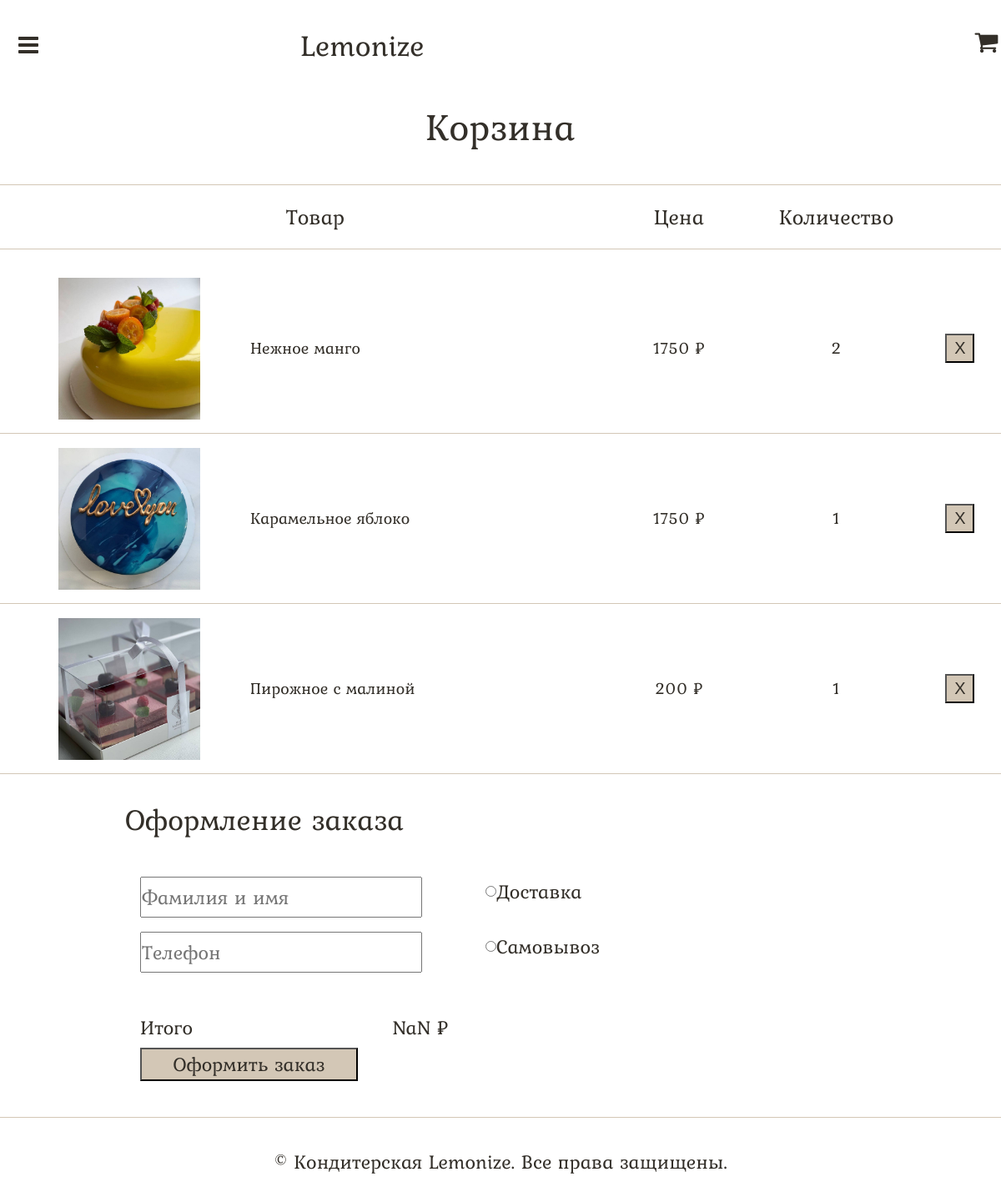
Page /PaymentPage on the committed database.
### main/models.py (models this page shows, shortened)
class Basket(models.Model):
    product_id = models.ForeignKey(Product, on_delete=models.CASCADE)
    count = models.IntegerField('Количество', default=1)

class Product(models.Model):
    title = models.CharField('Название', max_length=50)
    type = models.CharField('Тип', max_length=50)
    price = models.IntegerField('Цена')
    image = models.TextField('Путь до фото')

### main/views.py (the view, shortened to what this page needs)
# urls.py: path('PaymentPage', views.PaymentPage, name='payment')
def PaymentPage(request):
    title = 'Корзина'
    basket = Basket.objects.all()
    logger.error('Загрузка страницы корзины и оплаты')
    return render(request, 'main/PaymentPage.html', {'title': title, 'basket': basket})

### main/templates/main/PaymentPage.html (shortened to what this page needs)
{% extends 'main/base.html' %}
{% block link_css %}
	<link rel="stylesheet" type="text/css" href="static/main/css/PaymentPage.css?v=29">
{% endblock %}
{% block content %}
<body>
	<main>
		<div class="subtitle">
			<p>{{ title }}</p>
		</div>
		<div class="table">
			<table class="cart" cellspacing="0" id="cart">
				<thead>
	                <tr>
	                    <td>Товар</td>
	                    <td>Цена</td>
	                    <td>Количество</td>
	                    <td></td>
	                </tr>
            	</thead>
            	<tbody>
            		{% for el in basket %}
            		<tr class="product">
            			<td>
            				<div class="photo_and_name">
            					<div class="photo">
            					<img src="{{ el.product_id.image }}" alt="">
            					</div>
            					<p class="name">{{ el.product_id.title }}</p>
            				</div>
            			</td>
            			<td>
            				<p class="price" id="price">{{ el.product_id.price }} ₽</p>
            			</td>
            			<td>
            				<p class="count" id="count" name="count">{{ el.count }}
            				</p>
            			</td>
            			<td>
            				<form method="post">
            					<button type="submit" class="delete" name="product_delete">X</button>
            				</form>
            			</td>
            		</tr>
            		{% endfor %}
            	</tbody>
			</table>
		</div>
		<div class="payment">
			<div class="subtitle">
				<p>Оформление заказа</p>
			</div>
			<form method="post">
				<div class="input_data">
					<div class="name_and_phone">
						<input type="text" name="name" placeholder="Фамилия и имя" id="name_and_phone" class="input_text" required>
						<input type="tel" name="phone" maxlength="11" placeholder="Телефон" id="name_and_phone" class="input_text" required>
					</div>
					<div class="delivery">
						<div class="button">
							<p><input type="radio" name="delivery" id="delivery" value="Доставка" required>Доставка</p>
						</div>
						<div class="button">
							<p><input type="radio" name="delivery" id="pickup" value="Самовывоз">Самовывоз</p>
						</div>
					</div>
				</div>
				<div class="total">
					<p>Итого</p>
					<input type="text" name="total_sum" id="total_sum" value="0 ₽" readonly>
				</div>
				<button type="submit" class="payment_button" name="order">Оформить заказ
				</button>
			</form>
	</main>
{% endblock %}

### main/static/main/css/PaymentPage.css (style rules this page uses)
* { margin: 0; padding: 0; }
body { font-family: Kurale, 'Comic Sans MS'; color: #332F29; }
main { width: 100%; position: relative; margin-bottom: 30px; }
.subtitle { position: relative; width: 180px; height: 68px; left: 50%; margin-left: -90px; margin-top: 37px; margin-bottom: 35px; font-style: normal; font-weight: normal; font-size: 46px; line-height: 68px; display: flex; align-items: center; text-align: center; color: #332F29; }
table { position: relative; width: 100%; border-top: 1px solid; border-color: #D3C7B6; margin-bottom: none; }
thead { position: relative; height: 77px; font-style: normal; font-weight: normal; font-size: 26px; line-height: 53px; text-align: center; }
td { border-bottom: 1px solid #D3C7B6; }
.product { position: relative; height: 204px; top: 17px; font-style: normal; font-weight: normal; font-size: 20px; line-height: 35px; color: #332F29; }
.photo_and_name { position: relative; display: flex; left: 70px; }
.photo { position: relative; width: 170px; height: 170px; background: gray; margin-right: 30px; }
.photo img { width: 170px; height: 170px; }
.name { position: relative; left: 30px; display: flex; align-items: center; text-align: center; }
.price { position: relative; text-align: center; }
.count { position: relative; text-align: center; }
.total { position: relative; text-align: center; }
.delete { position: relative; justify-content: center; font-size: 20px; text-align: center; color: #332F29; background: #D3C7B6; width: 35px; height: 35px; cursor: pointer; }
.payment { position: relative; width: 100%; margin-bottom: 20px; height: 361px; }
.payment .subtitle { position: relative; width: 334px; left: 20%; font-style: normal; font-weight: normal; font-size: 36px; line-height: 53px; display: flex; align-items: center; text-align: center; }
.input_data { position: relative; display: flex; margin-left: 14%; height: 130px; }
.name_and_phone { position: relative; width: 334px; height: 107px; }
#name_and_phone { width: 334px; height: 45px; font-size: 24px; font-family: Kurale; font-style: normal; font-weight: normal; line-height: 35px; color: #332F29; }
.input_text { margin-bottom: 17px; }
.delivery { position: relative; width: 219px; }
.delivery .button { width: 196px; height: 46px; margin-bottom: 20px; }
#delivery, #pickup { position: relative; }
.delivery .button p { position: relative; left: 80px; font-style: normal; font-weight: normal; font-size: 24px; display: flex; align-items: center; text-align: center; color: #332F29; }
.payment .total { position: relative; top: 33px; display: flex; font-style: normal; font-weight: normal; font-size: 24px; line-height: 35px; display: flex; align-items: center; text-align: center; }
.payment .total p { margin-left: 14%; }
#total_sum { font-family: 'Kurale'; text-align: right; border: none; font-size: 24px; color: #332F29; }
.payment_button { display: flex; position: relative; top: 40px; left: 14%; justify-content: center; font-family: Kurale; font-style: normal; font-weight: normal; font-size: 24px; color: #332F29; background: #D3C7B6; width: 261px; height: 40px; cursor: pointer; }

### rows in the picture
Basket: product_id.image (picture), product_id "Нежное манго", product_id.price "1750", count "2"
Basket: product_id.image (picture), product_id "Карамельное яблоко", product_id.price "1750", count "1"
Basket: product_id.image (picture), product_id "Пирожное с малиной", product_id.price "200", count "1"

### other values in the picture
{{ title }} "Корзина"
